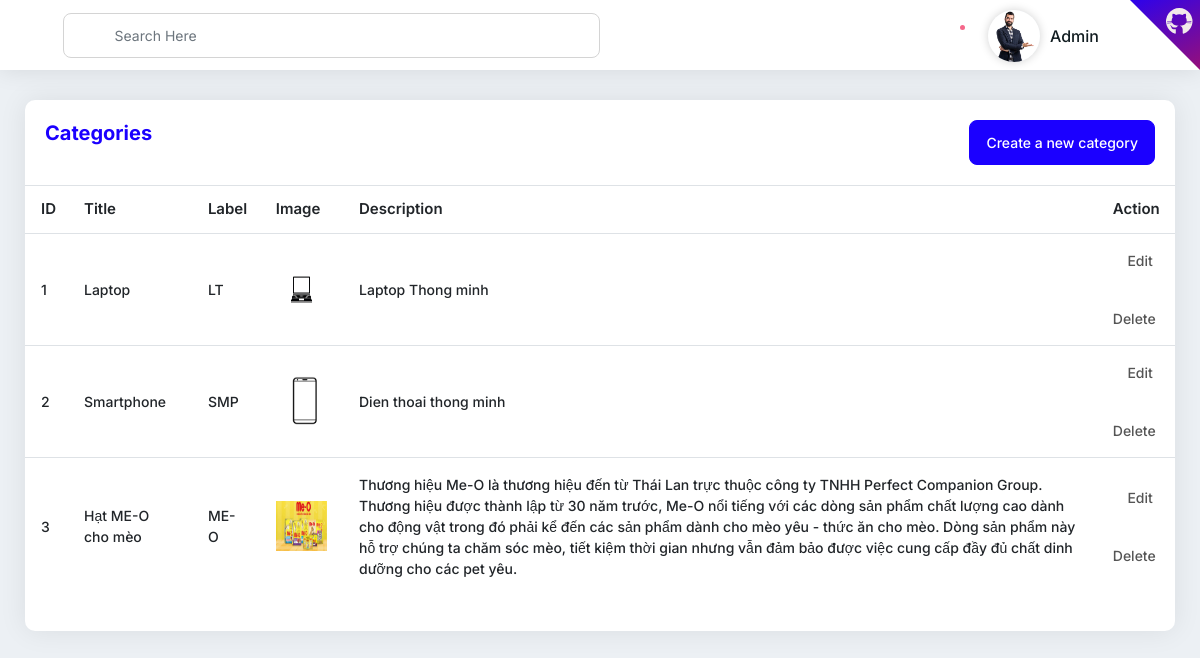
Screenshot of /en/category/list/ with the database file from the repository.
### core/models.py (models this page shows, shortened)
class Category(models.Model):
    title = models.CharField(_("title"), max_length=255)
    label = models.CharField(_("label"), max_length=255)
    image = models.ImageField(_("image"), upload_to="category")
    description = models.TextField(_("description"))
    class Meta:
        verbose_name_plural = _("categories")

### core/views.py (the view)
# urls.py: path('category/list/', category_list, name='category_list'),
def category_list(request):
    return render(request, 'category/list.html', {
        "categories": Category.objects.all(),
    })

### core/templates/category/list.html (shortened to what this page needs)
{% extends 'base.html' %}
{% load i18n %}
{% load static %}
{% block css %}
	<link rel="stylesheet" type="text/css" href="{% static 'plugins/sweetalert2/sweetalert2.css' %}" />
{% endblock css %}
{% block content %}
<div class="card-box mb-30">
	<div class="pd-20 d-flex justify-content-between">
		<h4 class="text-blue h4"> {% trans "Categories" %} </h4>
		<a href="{% url 'category_add' %}" class="btn btn-primary">{% trans "Create a new category" %}</a>
	</div>
	<div class="pb-20">
		<table class="data-table table hover nowrap">
			<thead>
				<tr>
					<th class="table-plus datatable-nosort"> {% trans "ID" %} </th>
					<th> {% trans "Title" %} </th>
					<th> {% trans "Label" %} </th>
					<th> {% trans "Image" %} </th>
					<th> {% trans "Description" %} </th>
					<th class="datatable-nosort">Action</th>
				</tr>
			</thead>
			<tbody>
				{% for category in categories %}
				<tr>
					<td class="table-plus"> {{ forloop.counter }} </td>
					<td> {{ category.title }} </td>
					<td> {{ category.label }} </td>
					<td> <img src="{{ category.image.url }}" alt="category_logo" style="height: 50px"> </td>
					<td> {{ category.description }} </td>
					<td>
						<div class="d-flex flex-column">
							<a href="{% url 'category_edit' category.id %}" class="mb-3"><i class="dw dw-edit2"></i> {% trans "Edit" %}</a>
							<form method="POST" action="{% url 'category_delete' category.id %}">
								<a href="#" type="submit" class="show_confirm"><i class="dw dw-delete-3"></i> {% trans "Delete" %}</a>
							</form>
						</div>
					</td>
				</tr>
				{% endfor %}
			</tbody>
		</table>
	</div>
</div>
{% endblock content %}

### rows the page displays
Category: title "Laptop", label "LT", image (picture), description "Laptop Thong minh"
Category: title "Smartphone", label "SMP", image (picture), description "Dien thoai thong minh"
Category: title "Hạt ME-O cho mèo", label "ME-O", image (picture), description "Thương hiệu Me-O là thương hiệu đến từ Thái Lan trực thuộc công ty TNHH Perfect Companion Group. Thương hiệu được thành lập từ 30 năm trước, Me-O nổi tiếng với các dòng sản phẩm chất lượng cao dành cho động vật trong đó phải kể đến các sản phẩm dành cho mèo yêu - thức ăn cho mèo. Dòng sản phẩm này hỗ trợ chúng ta chăm sóc mèo, tiết kiệm thời gian nhưng vẫn đảm bảo được việc cung cấp đầy đủ chất dinh dưỡng cho các pet yêu."
